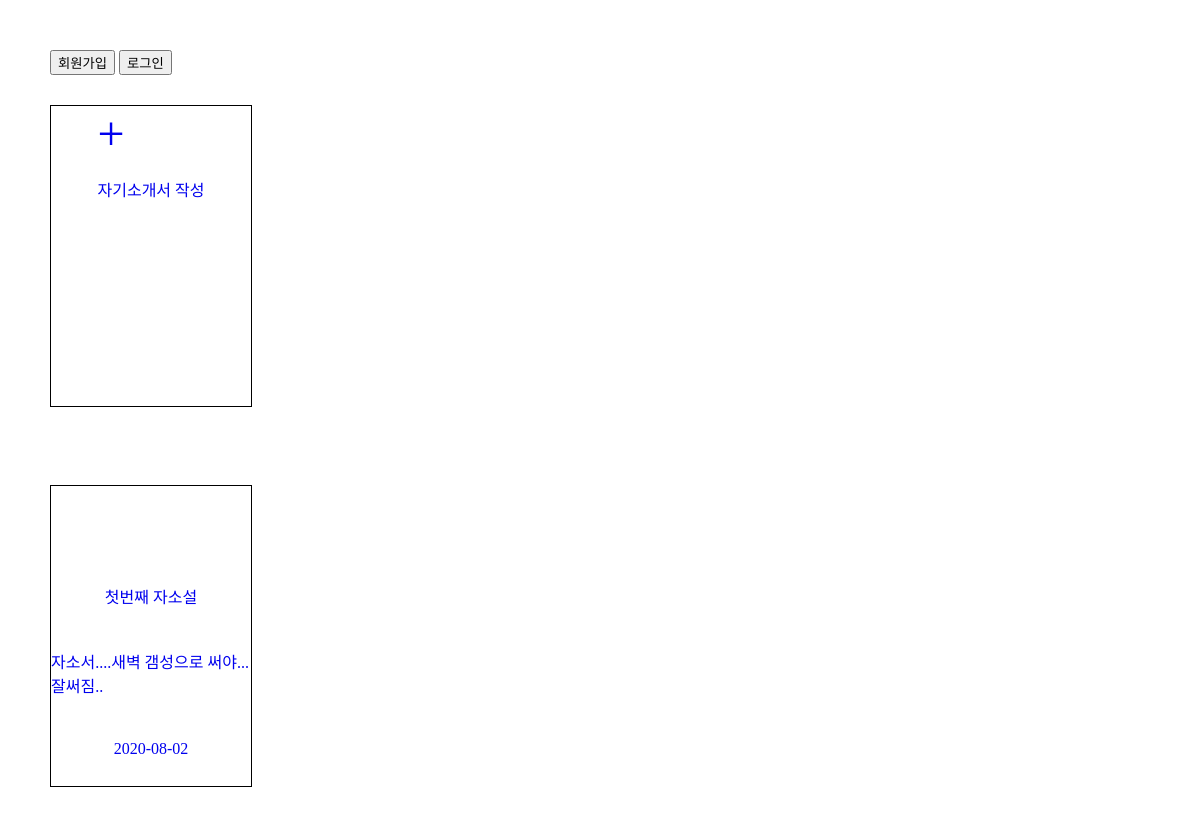
/, run on an earlier commit of the app's database.
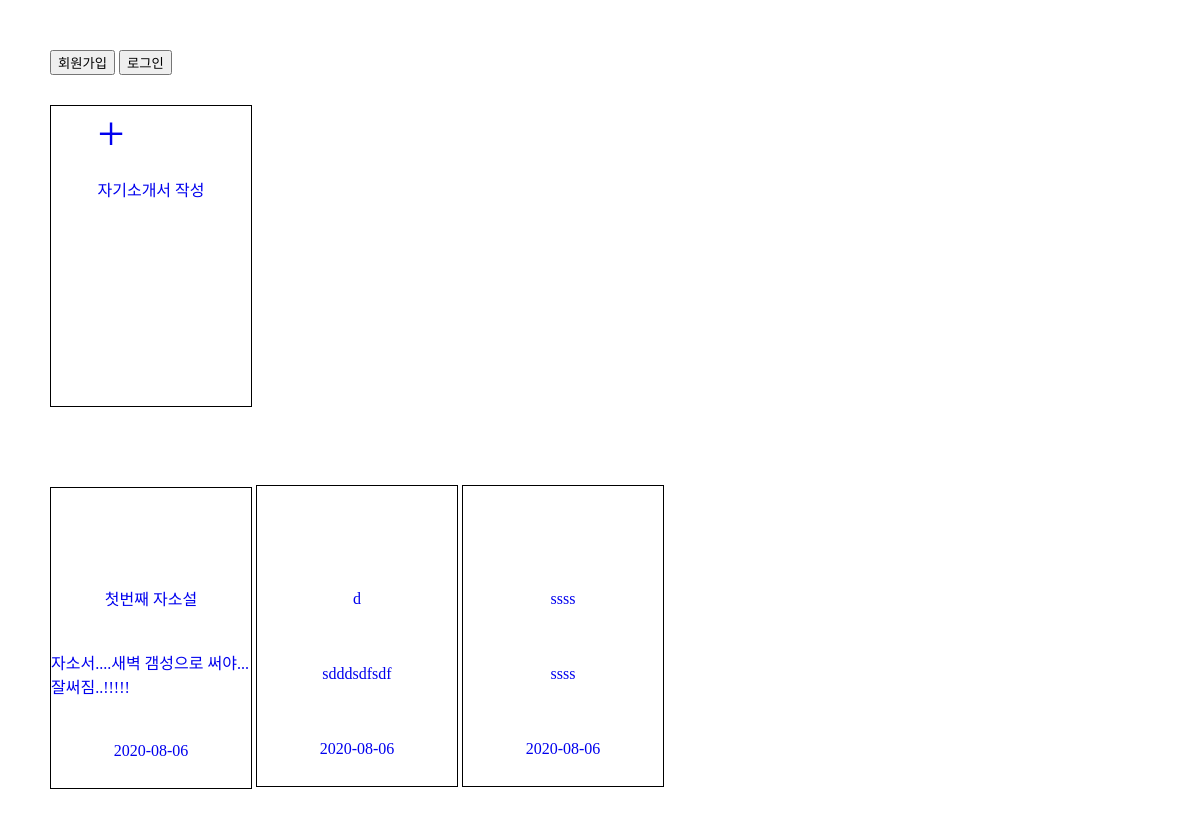
And on a later commit of the database.
### jsproject/models.py (models this page shows)
class Jasosel(models.Model): #modesl의 Model을 상속 받아 사용
    title = models.CharField(max_length = 50) #단순한 문자열이고 항상 max_Length로 제한을 줘야한다. 제목이니 길지 않게 50자로 제한
    content = models.TextField() #글자수 제한 없도록 만들테니 textfield
    updated_at = models.DateTimeField(auto_now= True) #날짜와 시간을 받을 수 있는 필드 생성 auto_now라는 옵션은 생성 수정시 날짜와 시간 자동 업뎃
    author = models.ForeignKey(User, on_delete=models.CASCADE) # 자소설 모델과 장고 유저모델과 FK로 연결시켜 주고 싶음 첫 인자로 연결 해주고 싶은 모델

### jsproject/views.py (the view)
# urls.py: path('',index,name='index'),
def index(request):
    all_jss = Jasosel.objects.all()
    return render(request,'index.html',{'all_jss':all_jss})

### jsproject/templates/index.html (shortened to what this page needs)
{% load static %}
<!DOCTYPE html>
<html lang = 'en'>
<head>
    <link rel = 'stylesheet' type='text/css' href='{% static "css/index.css" %}'>
</head>
<body>
    {% if user.is_authenticated %}
    <a href = '{% url "logout" %}'>
        <button>로그아웃</button>
    </a>
    안녕하세요! {{user}}님
    {% else %}
    <a href = '{% url "signup" %}'>
        <button>회원가입</button>
    </a>
    <a href = '{% url "login" %}'>
        <button>로그인</button>
    </a>
    {% endif %}
    <div class ='make_jss'>
    <a href = '{% url "create"%}'>
        <div class='plus_btn'>
            +
        </div>
        <p>자기소개서 작성</p>
    </div>
    <br>
    {% for jss in all_jss %}
    <a href ='{%url "detail" jss.id %}'>
    <div class='all_jss'>
        <p>{{jss.title}}</p>
        <p>{{jss.content}}</p>
        <p>{{jss.updated_at|date:'Y-m-d'}}</p>
    </div>
    {% endfor %}
</body>
</html>

What changed in the data, as far as the page shows it:
changed Jasosel "첫번째 자소설": content "자소서....새벽 갬성으로 써야...잘써짐.." → "자소서....새벽 갬성으로 써야...잘써짐..!!!!!"; updated_at "2020-08-02" → "2020-08-06"
added Jasosel: title "d", content "sdddsdfsdf", updated_at "2020-08-06"
added Jasosel: title "ssss", content "ssss", updated_at "2020-08-06"
